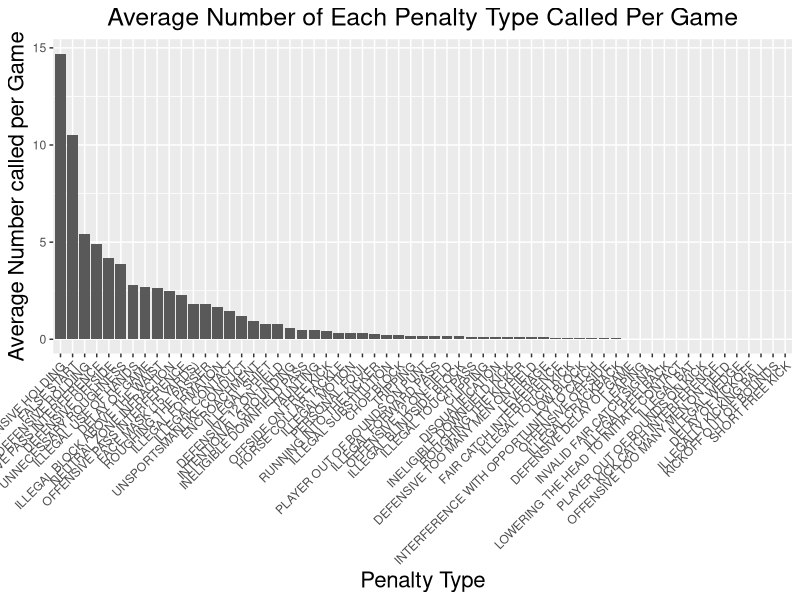
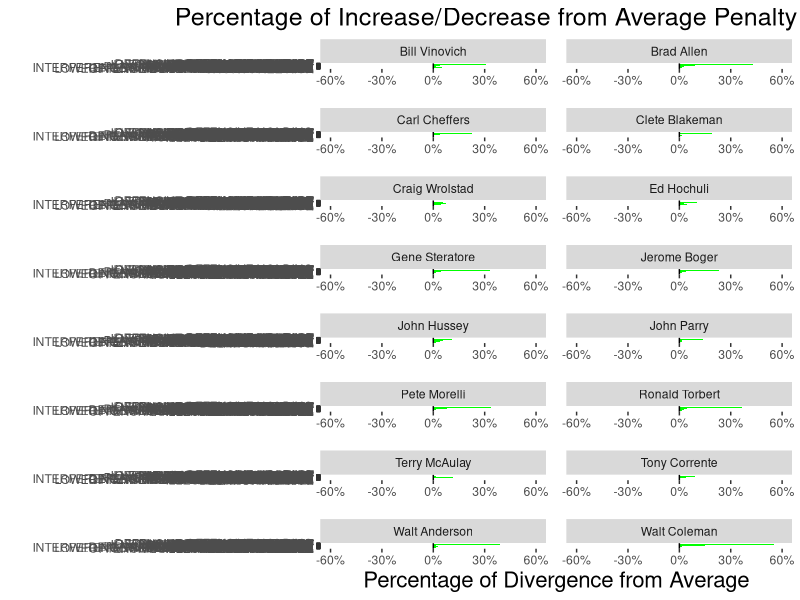

Source code (R) for these figures, in order: (Note: this script raises an error after producing the figures.)
## ---- chunk 1
knitr::opts_chunk$set(message = FALSE,
                      warning = FALSE,
                      echo = FALSE)
## ---- chunk 2
library(dplyr)
library(ggplot2)
library(scales)
library(gdata)
library(tidyr)

refData = read.csv('./data/df_ref.csv')

## ---- chunk 3

#Putting Together Data


df_ref <- refData

#Calculating Average ref data
totalNumberOfGames = nlevels(as.factor(paste(df_ref$GameDate, df_ref$Home)))

#Calculating number of games each ref worked
totalNumberOfGamesByRef <- unique(df_ref[c("Referee", "GameDate")]) %>% group_by(Referee) %>% summarize(numReffed = n())


#Adding the total game numbers to the df_ref
df_ref = merge(df_ref, totalNumberOfGamesByRef, by = "Referee")


#Getting average penalty types called for all refs
averagePenaltyTypeCalled = table(df_ref$PenaltyType) / totalNumberOfGames
df_averagePenaltyTypeCalled = as.data.frame(averagePenaltyTypeCalled)
colnames(df_averagePenaltyTypeCalled) = c("PenaltyType", "FreqTotal")


#Getting Average called by refs
PenTypeCounts <- df_ref %>% group_by(Referee, PenaltyType) %>% 
    summarize(Freq = n() / numReffed[1])

#Removing NA/Other Categories
PenTypeCounts <- PenTypeCounts[!is.na(PenTypeCounts$Referee),]
PenTypeCounts <- PenTypeCounts[PenTypeCounts$PenaltyType != "OTHER",]


#Changing Data sorted by ref to diversion from average of all refs
for (penType in levels(df_ref$PenaltyType)){
  PenTypeCounts[PenTypeCounts$PenaltyType == penType,]$Freq = 
 1  - PenTypeCounts[PenTypeCounts$PenaltyType == penType,]$Freq/as.double(averagePenaltyTypeCalled[penType])
  
}

PenTypeCounts <- merge(PenTypeCounts, df_averagePenaltyTypeCalled, by = "PenaltyType")

ggplot(df_averagePenaltyTypeCalled, aes(x = reorder(PenaltyType, - FreqTotal), y = FreqTotal)) + geom_bar(stat = "identity") + theme(plot.title = element_text(hjust = 0.5), axis.text.x  = element_text(angle=45, hjust = 1)) + xlab("Penalty Type") + ylab("Average Number called per Game") + ggtitle("Average Number of Each Penalty Type Called Per Game")+
  theme(axis.title.x = element_text(size = 16),
       axis.title.y = element_text(size = 16),
       plot.title = element_text(hjust = 0.5, size = 18))

## ---- chunk 4
#Setting Color Scheme
PenTypeCounts$FreqType = PenTypeCounts$Freq < 0

#Plotting Data Faceted by Ref
ggplot(PenTypeCounts, aes(x=reorder(PenaltyType, FreqTotal), y=Freq, fill=FreqType))+
  geom_bar(stat="identity",position="identity")+ ggtitle("Percentage of Increase/Decrease from Average Penalty Type Called") + scale_fill_manual(values = c("green","red"), guide = FALSE)+ facet_wrap(~Referee, nrow = 8, ncol = 2, scales = 'free_x') + coord_flip() + geom_hline(yintercept=0) + theme(panel.spacing = unit(1, "lines")) +xlab('') + ylab('Percentage of Divergence from Average')  + scale_y_continuous(labels = percent, limits=c(-0.6,0.6)) +
  theme(axis.title.x = element_text(size = 16),
       axis.title.y = element_text(size = 16),
       plot.title = element_text(hjust = 0.5, size = 18))

keep(refData, sure = TRUE)


## ---- chunk 5

#Reading in data
df_ref <- refData

#Calculating penalties against away team
df_ref$AgainstAway = df_ref$PenaltyTeam == df_ref$Away

#Removing rows with NA values for against away
df_ref = df_ref[!is.na(df_ref$AgainstAway),]

#making tables by penalty type
tableAgainstAway = table(df_ref[df_ref$AgainstAway,]$PenaltyType)
tableAgainstHome = table(df_ref[!df_ref$AgainstAway,]$PenaltyType)

#getting df of percentage of away vs home
df_percentage = as.data.frame(tableAgainstAway / (tableAgainstAway + tableAgainstHome))
df_percentage$against = "Away"
df_percentage2 = as.data.frame(tableAgainstHome / (tableAgainstAway + tableAgainstHome))
df_percentage2$against = "Home"
df_percentage = rbind(df_percentage, df_percentage2)

df_percentage$plotOrder = df_percentage[df_percentage$against == "Away",]$Freq

#plot
ggplot(df_percentage, aes(x = reorder(Var1, - plotOrder), y = Freq, color = against)) + geom_hline(yintercept=0.5) + geom_point(stat = "identity", size = 3) + xlab("Penalty Type") + ggtitle("% of Penalties Called Against the Home/Away Teams by Penalty Type") + ylab("Percentage of Penalties called Against") + scale_y_continuous(labels = percent, limits=c(0.4,0.6)) + labs(color = "Perentage Called Against") +coord_flip()+
  theme(axis.title.x = element_text(size = 16),
       axis.title.y = element_text(size = 16),
       plot.title = element_text(hjust = 0.5, size = 18))

## ---- chunk 6

rm(df_percentage)
rm(df_percentage2)

#making tables by referee
tableAgainstAway = table(df_ref[df_ref$AgainstAway,]$Referee)
tableAgainstHome = table(df_ref[!df_ref$AgainstAway,]$Referee)

#getting df of percentage of away vs home
df_percentage = as.data.frame(tableAgainstAway / (tableAgainstAway + tableAgainstHome))
df_percentage$against = "Away"
df_percentage2 = as.data.frame(tableAgainstHome / (tableAgainstAway + tableAgainstHome))
df_percentage2$against = "Home"
df_percentage = rbind(df_percentage, df_percentage2)

df_percentage$Var1 = as.character(df_percentage$Var1)


df_percentage = rbind(df_percentage, c("AVERAGE", sum(df_ref$AgainstAway) / length(df_ref[,1]), "Away" ))

df_percentage = rbind(df_percentage, c("AVERAGE", 1 - sum(df_ref$AgainstAway) / length(df_ref[,1]), "Home"))

df_percentage$Var1 = as.factor(df_percentage$Var1)
df_percentage$Freq = as.double(df_percentage$Freq)
df_percentage$against = as.factor(df_percentage$against)

df_percentage = df_percentage[order(df_percentage$against),]
df_percentage$plotOrder = df_percentage[df_percentage$against == "Away",]$Freq

df_percentage$avg = FALSE
df_percentage[df_percentage$Var1 == "AVERAGE",]$avg = TRUE

#plot
ggplot(df_percentage, aes(x = reorder(Var1, -plotOrder), y = Freq, color = against)) + geom_hline(yintercept=0.5)  + geom_point(stat = "identity", size = 3, aes(shape = avg)) + xlab("Penalty Type") + ylab("Percentage of Penalties Against") + ggtitle("% of Penalties called Against Home/Away Teams by Referee") + scale_y_continuous(labels = percent, limits=c(0.4,0.6)) + labs(color = "Percentage Called Against") +coord_flip() + guides(shape = FALSE)+
  theme(axis.title.x = element_text(size = 16),
       axis.title.y = element_text(size = 16),
       plot.title = element_text(hjust = 0.5, size = 18))

keep(refData, sure = TRUE)

## ---- chunk 7
df2 <- refData

df_by_q <- df2[c(1,27,28,2)]
df_by_q <- df_by_q %>%
  mutate(gameID = paste(GameDate, Home, Away))
reg_len <- n_distinct(df_by_q$gameID)
ot <- df_by_q %>%
  filter(Quarter == 5)
ot_len <- n_distinct(ot$gameID)
df_by_q <- df_by_q %>%
  group_by(Quarter) %>%
  summarise(count = n()) %>%
  mutate(adj_count = ifelse(Quarter < 5, count/reg_len, count/ot_len))
df_by_q$Quarter <- as.factor(df_by_q$Quarter)
levels(df_by_q$Quarter) <- c("Q1", "Q2", "Q3", "Q4", "Overtime")


ggplot(df_by_q, aes(x = Quarter, y = adj_count, width = 0.8)) +
  geom_bar(stat = "identity", color = "black", fill = "red", alpha = 0.6) +
  ggtitle("Penalties per Game by Quarter") +
  xlab("Quarter") +
  ylab("Count Per Game") +
  theme(axis.title.x = element_text(size = 16),
       axis.title.y = element_text(size = 16),
       plot.title = element_text(hjust = 0.5, size = 18))

## ---- chunk 8
df <- refData

#Get mean and standard deviation for YardLine
m <- mean(df$YardLine)
std_dev <- sd(df$YardLine)

#Histogram of penalty yard lines
ggplot(df, aes(x=YardLine)) +
  geom_histogram(aes(y = ..density..),
                 binwidth = 5,
                 color = "blue", fill = "lightgreen") +
  geom_density(color = "black", lwd=1.0) +
  stat_function(fun = dnorm, args = list(mean = m, sd = std_dev),
                color = "red", lwd = 1.0) +
  theme(plot.title = element_text(hjust = 0.5, size = 18),
        axis.title.x = element_text(size = 16),
        axis.title.y = element_text(size = 16)) +
  ggtitle("Penalties by Yard Line") +
  xlab("Yard Line") +
  ylab("Density")
## ---- chunk 9
library(tidyverse)
df_subset <- df %>%
  group_by(Referee) %>%
  summarise(mean_yard_line = mean(YardLine)) %>%
  filter(!is.na(Referee))

ggplot(df_subset, aes(x=mean_yard_line,
                      y=fct_reorder(Referee, mean_yard_line))) +
  geom_point(color = "orange",
             size = 4) +
  ggtitle("Penalty Yard Line Averages by Referee") +
  scale_y_discrete(name = 'Referee') +
  scale_x_continuous(name = "Mean Yard Line") +
  theme(plot.title = element_text(hjust = 0.5, size = 18),
      axis.title.x = element_text(size = 16),
      axis.title.y = element_text(size = 16)) +
  geom_vline(xintercept = mean(df$YardLine,))
